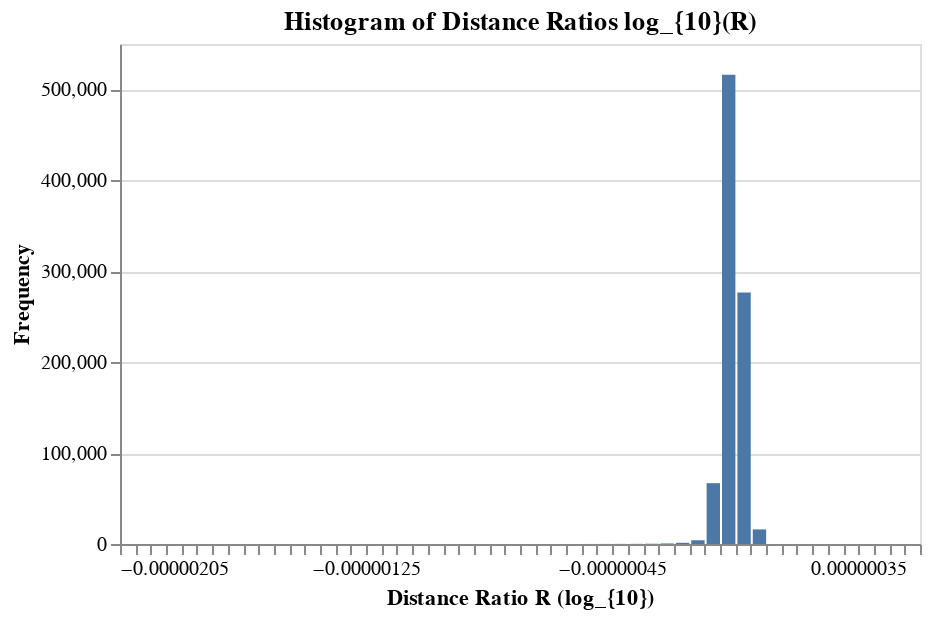

The notebook cell saved with this chart:
### Code cell
alt.data_transformers.enable("vegafusion")

# Flatten R to a 1D array and create a DataFrame for plotting
R_flat = R.flatten()
R_df = pd.DataFrame({'R': np.log10(R_flat)})

alt.Chart(R_df).mark_bar().encode(
    alt.X('R', bin=alt.Bin(maxbins=100), title='Distance Ratio R (log_{10})'),
    alt.Y('count()', title='Frequency')
).properties(
    width=400, height=250,
    title='Histogram of Distance Ratios log_{10}(R)'
)

### Figure 1 — Vega specification as saved in the notebook (floating-point values rounded to 4 significant figures)
{"$schema": "https://vega.github.io/schema/vega/v5.json", "data": [{"name": "source_0", "values": [{"__count": 516088, "bin_maxbins_100_R": -1e-07, "bin_maxbins_100_R_end": -5e-08}, {"__count": 276668, "bin_maxbins_100_R": -5e-08, "bin_maxbins_100_R_end": 5.294e-23}, {"__count": 16068, "bin_maxbins_100_R": 0.0, "bin_maxbins_100_R_end": 5e-08}, {"__count": 66902, "bin_maxbins_100_R": -1.5e-07, "bin_maxbins_100_R_end": -1e-07}, {"__count": 1334, "bin_maxbins_100_R": -2.5e-07, "bin_maxbins_100_R_end": -2e-07}, {"__count": 4126, "bin_maxbins_100_R": -2e-07, "bin_maxbins_100_R_end": -1.5e-07}, {"__count": 608, "bin_maxbins_100_R": -3e-07, "bin_maxbins_100_R_end": -2.5e-07}, {"__count": 294, "bin_maxbins_100_R": -3.5e-07, "bin_maxbins_100_R_end": -3e-07}, {"__count": 68, "bin_maxbins_100_R": -5e-07, "bin_maxbins_100_R_end": -4.5e-07}, {"__count": 166, "bin_maxbins_100_R": -4e-07, "bin_maxbins_100_R_end": -3.5e-07}, {"__count": 116, "bin_maxbins_100_R": -4.5e-07, "bin_maxbins_100_R_end": -4e-07}, {"__count": 48, "bin_maxbins_100_R": -5.5e-07, "bin_maxbins_100_R_end": -5e-07}, {"__count": 4, "bin_maxbins_100_R": -1.05e-06, "bin_maxbins_100_R_end": -1e-06}, {"__count": 22, "bin_maxbins_100_R": -6e-07, "bin_maxbins_100_R_end": -5.5e-07}, {"__count": 8, "bin_maxbins_100_R": 3e-07, "bin_maxbins_100_R_end": 3.5e-07}, {"__count": 10, "bin_maxbins_100_R": 1e-07, "bin_maxbins_100_R_end": 1.5e-07}, {"__count": 10, "bin_maxbins_100_R": 2.5e-07, "bin_maxbins_100_R_end": 3e-07}, {"__count": 12, "bin_maxbins_100_R": 1.5e-07, "bin_maxbins_100_R_end": 2e-07}, {"__count": 10, "bin_maxbins_100_R": 5e-08, "bin_maxbins_100_R_end": 1e-07}, {"__count": 8, "bin_maxbins_100_R": 2e-07, "bin_maxbins_100_R_end": 2.5e-07}, {"__count": 6, "bin_maxbins_100_R": -8e-07, "bin_maxbins_100_R_end": -7.5e-07}, {"__count": 16, "bin_maxbins_100_R": -7e-07, "bin_maxbins_100_R_end": -6.5e-07}, {"__count": 12, "bin_maxbins_100_R": -6.5e-07, "bin_maxbins_100_R_end": -6e-07}, {"__count": 2, "bin_maxbins_100_R": -1e-06, "bin_maxbins_100_R_end": -9.5e-07}, {"__count": 2, "bin_maxbins_100_R": -2.05e-06, "bin_maxbins_100_R_end": -2e-06}, {"__count": 12, "bin_maxbins_100_R": -7.5e-07, "bin_maxbins_100_R_end": -7e-07}, {"__count": 2, "bin_maxbins_100_R": -1.25e-06, "bin_maxbins_100_R_end": -1.2e-06}, {"__count": 2, "bin_maxbins_100_R": -1.4e-06, "bin_maxbins_100_R_end": -1.35e-06}, {"__count": 4, "bin_maxbins_100_R": -9.5e-07, "bin_maxbins_100_R_end": -9e-07}, {"__count": 2, "bin_maxbins_100_R": -2e-06, "bin_maxbins_100_R_end": -1.95e-06}, {"__count": 2, "bin_maxbins_100_R": -1.55e-06, "bin_maxbins_100_R_end": -1.5e-06}, {"__count": 10, "bin_maxbins_100_R": -8.5e-07, "bin_maxbins_100_R_end": -8e-07}, {"__count": 4, "bin_maxbins_100_R": 4.5e-07, "bin_maxbins_100_R_end": 5e-07}, {"__count": 2, "bin_maxbins_100_R": -1.1e-06, "bin_maxbins_100_R_end": -1.05e-06}, {"__count": 2, "bin_maxbins_100_R": 5e-07, "bin_maxbins_100_R_end": 5.5e-07}, {"__count": 2, "bin_maxbins_100_R": 3.5e-07, "bin_maxbins_100_R_end": 4e-07}, {"__count": 2, "bin_maxbins_100_R": -9e-07, "bin_maxbins_100_R_end": -8.5e-07}, {"__count": 4, "bin_maxbins_100_R": -1.15e-06, "bin_maxbins_100_R_end": -1.1e-06}, {"__count": 2, "bin_maxbins_100_R": -1.35e-06, "bin_maxbins_100_R_end": -1.3e-06}]}, {"name": "source_0_y_domain___count", "values": [{"min": 2, "max": 516088}]}], "signals": [{"name": "bin_maxbins_100_R_bins", "value": {"fields": ["R"], "fname": "bin_R", "start": -2.05e-06, "step": 5e-08, "stop": 5.5e-07}}], "marks": [{"type": "rect", "name": "marks", "from": {"data": "source_0"}, "encode": {"update": {"fill": {"value": "#4c78a8"}, "y": {"field": "__count", "scale": "y"}, "x2": {"field": "bin_maxbins_100_R", "scale": "x", "offset": {"signal": "0.5 + (abs(scale(\"x\", datum[\"bin_maxbins_100_R_end\"]) - scale(\"x\", datum[\"bin_maxbins_100_R\"])) < 0.25 ? -0.5 * (0.25 - (abs(scale(\"x\", datum[\"bin_maxbins_100_R_end\"]) - scale(\"x\", datum[\"bin_maxbins_100_R\"])))) : 0.5)"}}, "x": {"field": "bin_maxbins_100_R_end", "scale": "x", "offset": {"signal": "0.5 + (abs(scale(\"x\", datum[\"bin_maxbins_100_R_end\"]) - scale(\"x\", datum[\"bin_maxbins_100_R\"])) < 0.25 ? 0.5 * (0.25 - (abs(scale(\"x\", datum[\"bin_maxbins_100_R_end\"]) - scale(\"x\", datum[\"bin_maxbins_100_R\"])))) : -0.5)"}}, "y2": {"value": 0, "scale": "y"}}}, "style": ["bar"]}], "scales": [{"name": "x", "type": "linear", "domain": {"signal": "[bin_maxbins_100_R_bins.start, bin_maxbins_100_R_bins.stop]"}, "range": [0, {"signal": "width"}], "bins": {"signal": "bin_maxbins_100_R_bins"}, "zero": false}, {"name": "y", "type": "linear", "domain": [{"signal": "(data(\"source_0_y_domain___count\")[0] || {}).min"}, {"signal": "(data(\"source_0_y_domain___count\")[0] || {}).max"}], "range": [{"signal": "height"}, 0], "zero": true, "nice": true}], "axes": [{"scale": "y", "orient": "left", "gridScale": "x", "aria": false, "labels": false, "tickCount": {"signal": "ceil(height/40)"}, "minExtent": 0, "domain": false, "ticks": false, "maxExtent": 0, "grid": true, "zindex": 0}, {"scale": "x", "zindex": 0, "orient": "bottom", "title": "Distance Ratio R (log_{10})", "grid": false, "labelFlush": true, "tickCount": {"signal": "ceil(width/10)"}, "labelOverlap": true}, {"scale": "y", "orient": "left", "zindex": 0, "tickCount": {"signal": "ceil(height/40)"}, "grid": false, "title": "Frequency", "labelOverlap": true}], "title": {"text": "Histogram of Distance Ratios log_{10}(R)", "frame": "group"}, "height": 250, "background": "white", "padding": 5, "width": 400, "style": "cell"}
